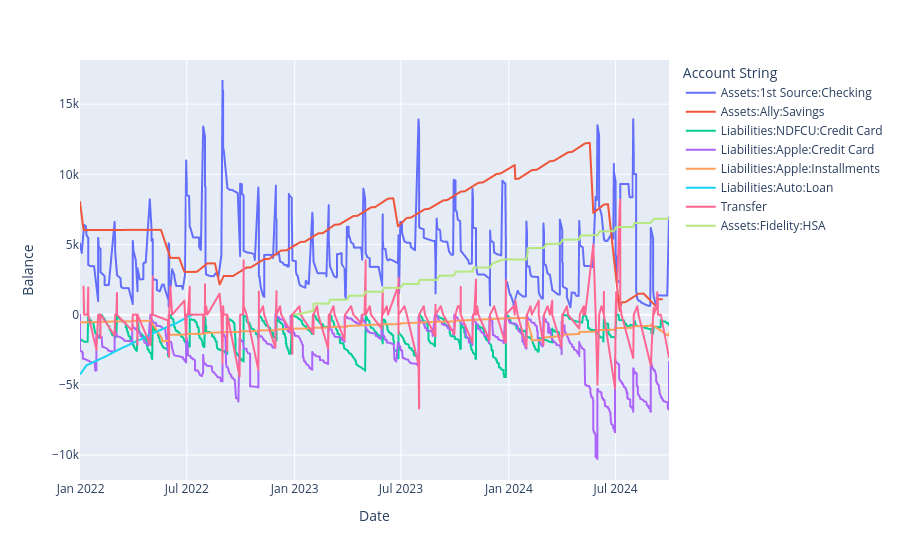

The code cell stored with this chart in its notebook:
### Code cell
px.line(ledgers[ledgers["Type"].isin(["Assets", "Liabilities", "Transfer"])].set_index("Date"),
        y="Balance", color="Account String", height=600)
